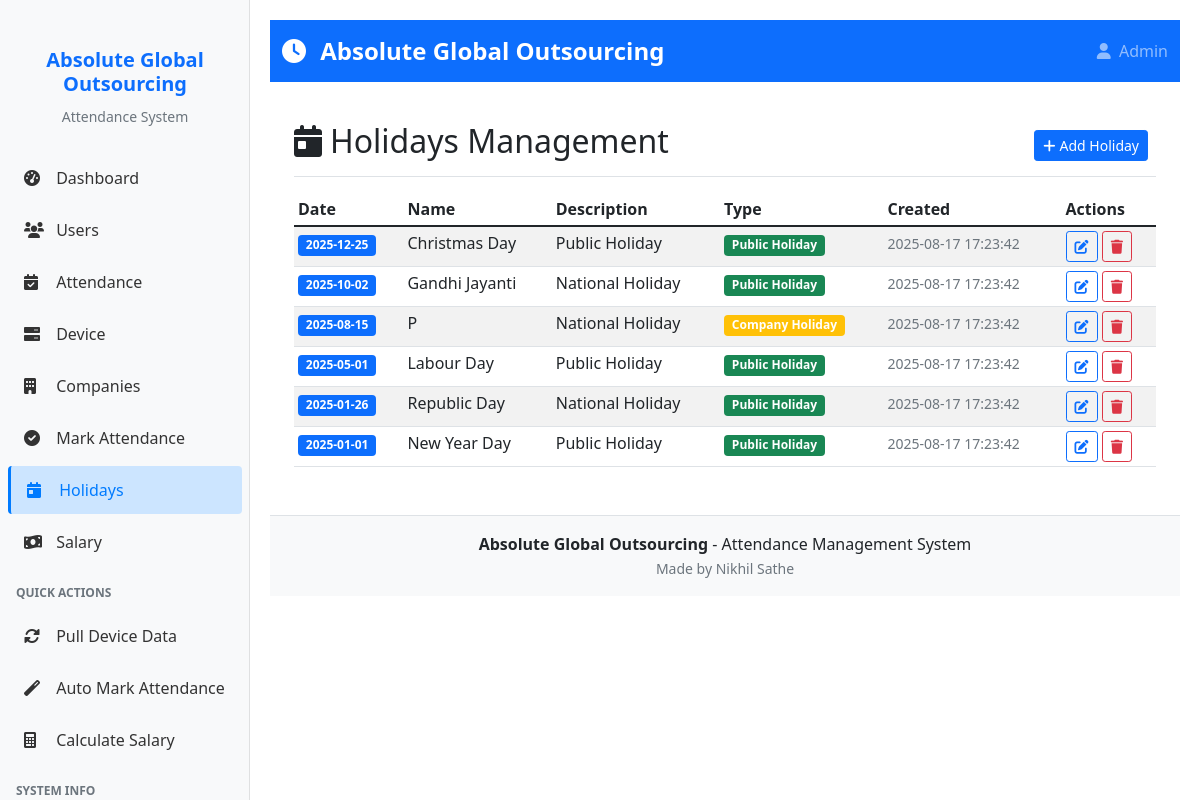
/holidays (signed in), run on the app's committed database.
### tables this page shows
CREATE TABLE holidays (
        id INTEGER PRIMARY KEY AUTOINCREMENT,
        date TEXT UNIQUE NOT NULL,
        name TEXT NOT NULL,
        description TEXT,
        is_public_holiday BOOLEAN DEFAULT 1,
        created_date TEXT DEFAULT CURRENT_TIMESTAMP
    );

### web_app.py (the view)
    def decorated_function(*args, **kwargs):
        if 'admin_logged_in' not in session:
            return redirect(url_for('admin_login'))
        return f(*args, **kwargs)

### web_app.py (called while the page is built)
@app.context_processor
def inject_company_name():
    return {'COMPANY_NAME': COMPANY_NAME}

def login_required(f):
    def decorated_function(*args, **kwargs):
        if 'admin_logged_in' not in session:
            return redirect(url_for('admin_login'))
        return f(*args, **kwargs)
    decorated_function.__name__ = f.__name__
    return decorated_function

def get_db_connection():
    conn = sqlite3.connect(DB_PATH)
    conn.row_factory = sqlite3.Row
    return conn

@app.route('/holidays')
@login_required
def holidays():
    conn = get_db_connection()
    cursor = conn.cursor()
    cursor.execute('SELECT * FROM holidays ORDER BY date DESC')
    holidays = cursor.fetchall()
    conn.close()
    return render_template('holidays.html', holidays=holidays)

### templates/holidays.html (shortened to what this page needs)
{% extends "base.html" %}
{% block content %}
<div class="container-fluid">
    <div class="d-flex justify-content-between flex-wrap flex-md-nowrap align-items-center pt-3 pb-2 mb-3 border-bottom">
        <h1 class="h2">
            <i class="fas fa-calendar-day me-2"></i>Holidays Management
        </h1>
        <div class="btn-toolbar mb-2 mb-md-0">
            <div class="btn-group me-2">
                <button type="button" class="btn btn-sm btn-primary" onclick="showAddHolidayModal()">
                    <i class="fas fa-plus me-1"></i>Add Holiday
                </button>
            </div>
        </div>
    </div>
    <div class="table-responsive">
        <table class="table table-striped table-sm">
            <thead>
                <tr>
                    <th>Date</th>
                    <th>Name</th>
                    <th>Description</th>
                    <th>Type</th>
                    <th>Created</th>
                    <th>Actions</th>
                </tr>
            </thead>
            <tbody>
                {% for holiday in holidays %}
                <tr data-holiday-id="{{ holiday.id }}">
                    <td>
                        <span class="badge bg-primary">{{ holiday.date }}</span>
                    </td>
                    <td>{{ holiday.name }}</td>
                    <td>{{ holiday.description or 'No description' }}</td>
                    <td>
                        {% if holiday.is_public_holiday %}
                        <span class="badge bg-success">Public Holiday</span>
                        {% else %}
                        <span class="badge bg-warning">Company Holiday</span>
                        {% endif %}
                    </td>
                    <td>
                        <small class="text-muted">{{ holiday.created_date }}</small>
                    </td>
                    <td>
                        <button class="btn btn-sm btn-outline-primary" onclick="showEditHolidayModal({{ holiday.id }})">
                            <i class="fas fa-edit"></i>
                        </button>
                        <button class="btn btn-sm btn-outline-danger" onclick="deleteHoliday({{ holiday.id }})">
                            <i class="fas fa-trash"></i>
                        </button>
                    </td>
                </tr>
                {% endfor %}
            </tbody>
        </table>
    </div>
</div>
{% endblock %}

### templates/base.html (style rules this page uses)
body { font-family: 'Segoe UI', Tahoma, Geneva, Verdana, sans-serif; }

### data on the page
holidays: date "2025-12-25", name "Christmas Day", description "Public Holiday", is_public_holiday "Public Holiday", created_date "2025-08-17 17:23:42"
holidays: date "2025-10-02", name "Gandhi Jayanti", description "National Holiday", is_public_holiday "Public Holiday", created_date "2025-08-17 17:23:42"
holidays: date "2025-08-15", name "P", description "National Holiday", is_public_holiday "Company Holiday", created_date "2025-08-17 17:23:42"
holidays: date "2025-05-01", name "Labour Day", description "Public Holiday", is_public_holiday "Public Holiday", created_date "2025-08-17 17:23:42"
holidays: date "2025-01-26", name "Republic Day", description "National Holiday", is_public_holiday "Public Holiday", created_date "2025-08-17 17:23:42"
holidays: date "2025-01-01", name "New Year Day", description "Public Holiday", is_public_holiday "Public Holiday", created_date "2025-08-17 17:23:42"

### other printed values
{{ COMPANY_NAME }} "Absolute Global Outsourcing"
